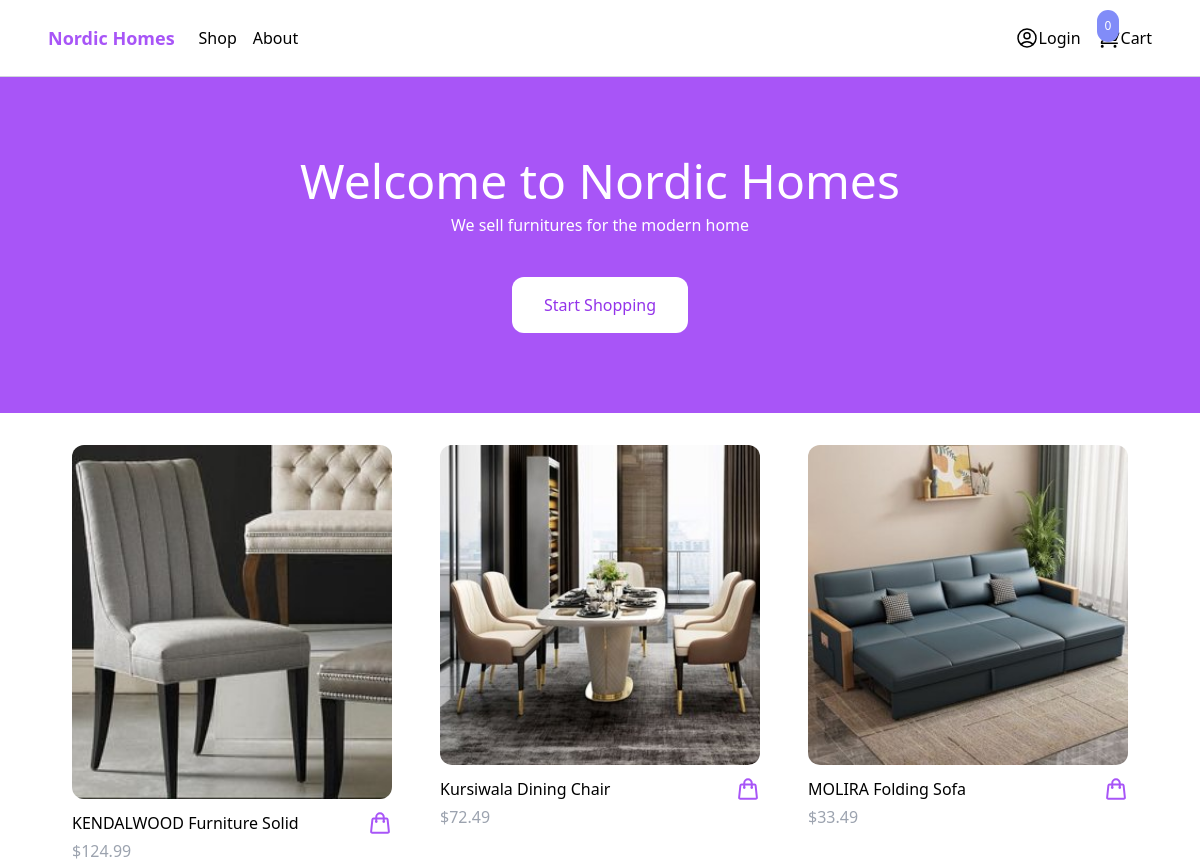
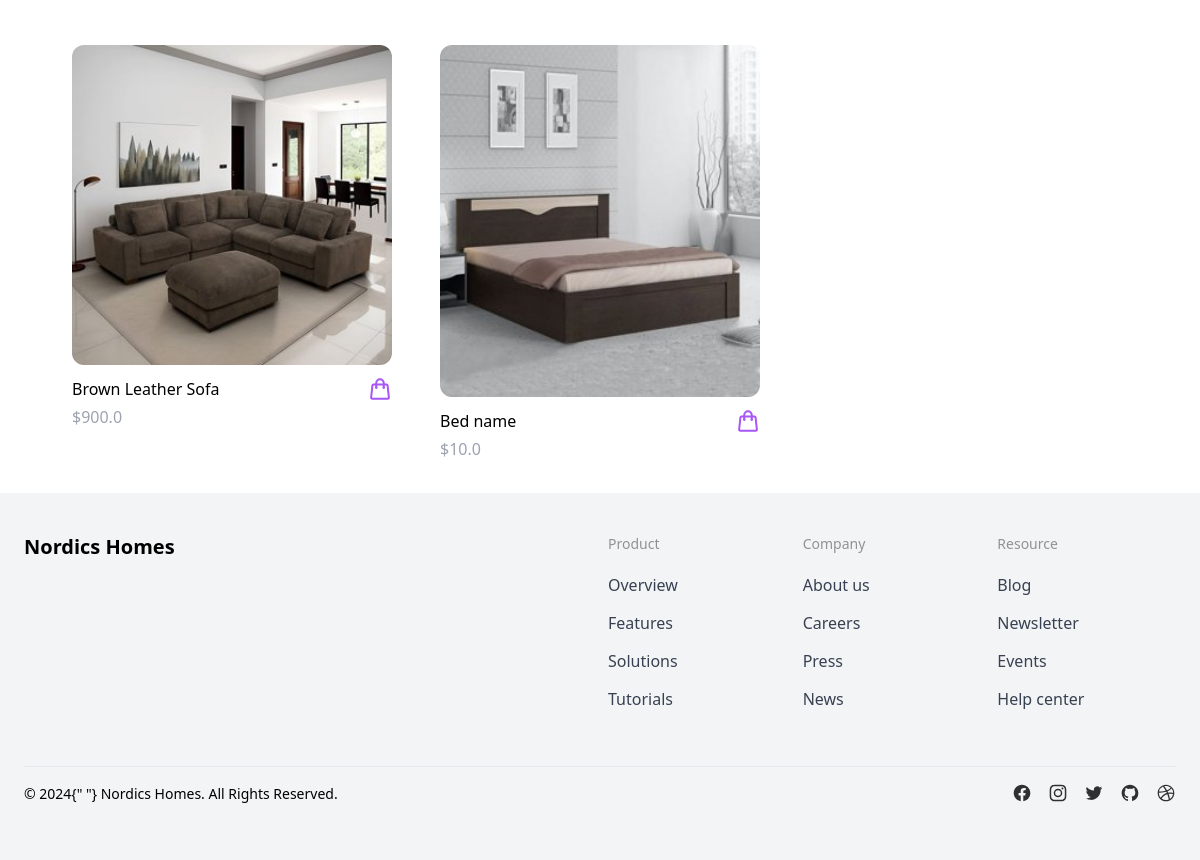
The app's page /, older data (2 pictures, top to bottom).
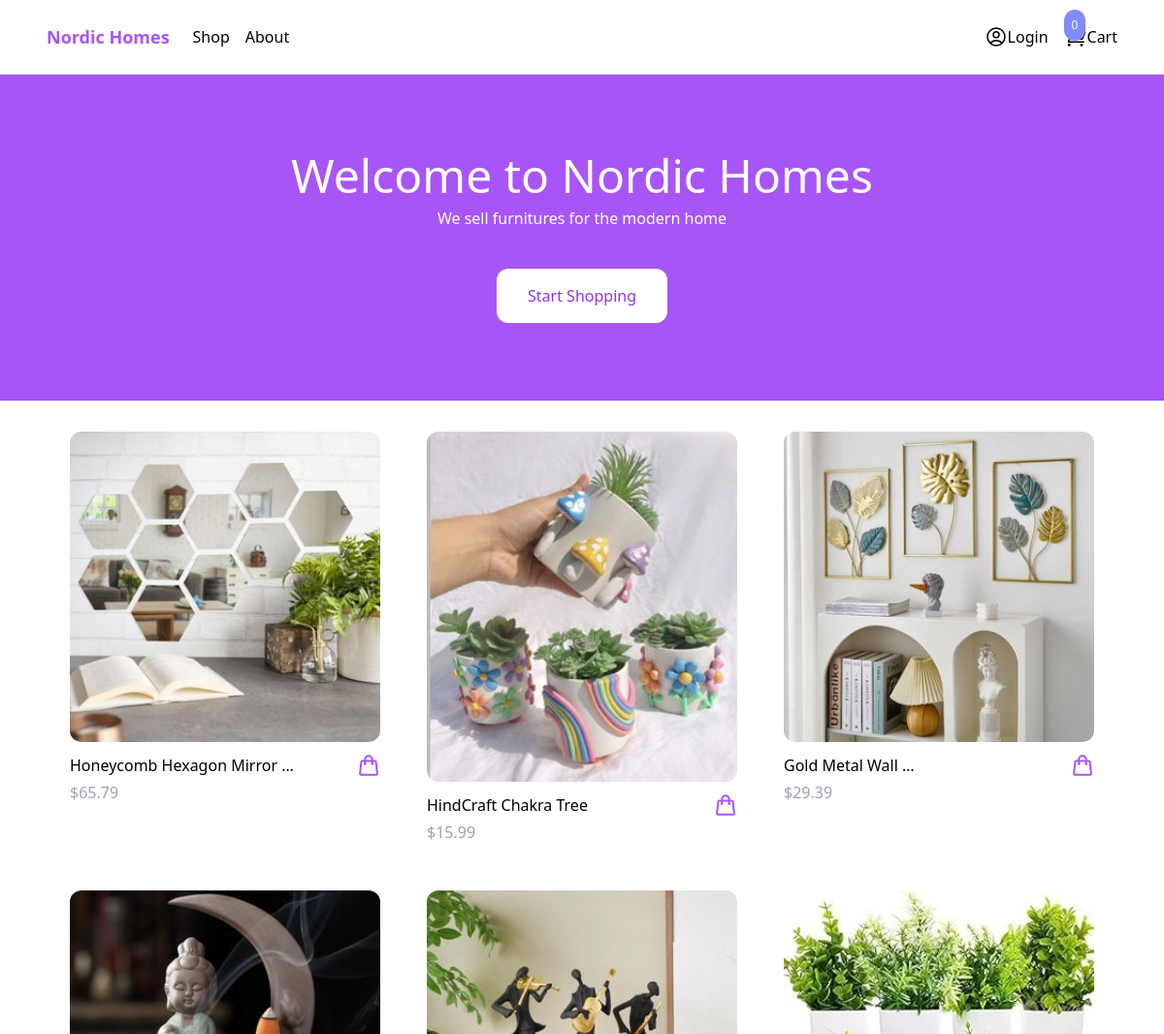
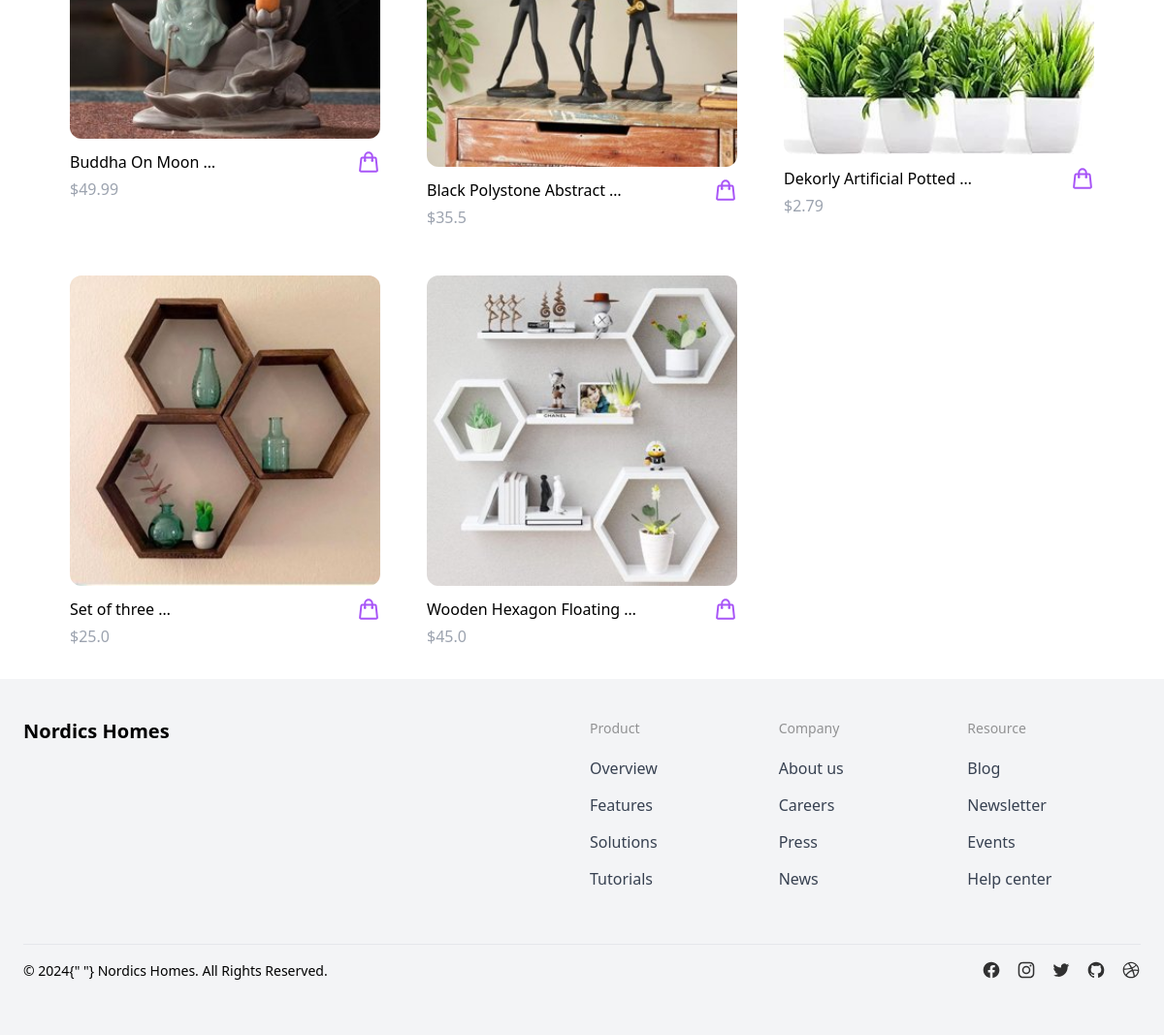
The same page, newer data (2 pictures, top to bottom).
### products/models.py (models this page shows, shortened)
class Product(models.Model):
    category = models.ForeignKey(Category, related_name='products', on_delete=models.CASCADE)
    name = models.CharField(max_length=255)
    slug = models.SlugField()
    description  = models.TextField(blank=True, null=True)
    price = models.IntegerField()
    created_at = models.DateTimeField(auto_now_add=True)
    image = models.ImageField(upload_to='uploads/', blank=True, null=True)
    thumbnail = models.ImageField(upload_to='uploads/', blank=True, null=True)
    class Meta:
        ordering = ('-created_at',)
    def get_display_price(self):
        return self.price / 100
    def get_thumbnail(self):
        if self.thumbnail:
            return self.thumbnail.url

### core/views.py (the view)
# urls.py: path('', frontpage, name='frontpage'),
def frontpage(request):
    products = Product.objects.all()[0:8]
    return render(request, 'core/frontpage.html', {'products': products})

### cart/cart.py (called while the page is built)
    def __len__(self):
        return sum(item['quantity'] for item in self.cart.values())

### cart/context_processors.py (called while the page is built)
def cart(request):
    return{'cart': Cart(request)}

### core/templates/core/frontpage.html (shortened to what this page needs)
{% extends 'core/base.html' %}
{% block content %}
<header class="px-6 py-10 lg:py-20 bg-purple-500">
    <div class="max-w-3xl mx-auto text-center">
        <p class="mb-2 text-3xl lg:text-5xl text-white">Welcome to Nordic Homes</p>
        <p class="mb-10 text-white">We sell furnitures for the modern home</p>
        <a href="{% url 'shop' %}" class="inline-block px-8 py-4 rounded-xl font-medium bg-white text-purple-600 hover:bg-gray-200">Start
            Shopping</a>
    </div>
</header>
<div class="max-w-6xl mx-auto py-2 px-6 xl:px-0">
    <div class="products flex items-centre flex-wrap ">
        {% for product in products %}
            {% include 'product/partials/product_list_item.html' %}
        {% endfor %}
    </div>
</div>
{% endblock content %}

### products/templates/product/partials/product_list_item.html (shortened to what this page needs)
<div class="w-full md:w-1/3 xl:w-1/4 p-6">
    <a href="{% url 'product' product.slug %}">
        <img src="{{ product.get_thumbnail }}"
            class="w-full rounded-xl hover:shadow-lg transition duration-300 ease-in-out hover:scale-110" alt="">
    </a>
    <div class="pt-3 flex items-center justify-between">
        <a href="{% url 'product' product.slug %}">{{ product.name|truncatewords:3 }}</a>
        <a
            href="#"
            hx-get="{% url 'add_to_cart' product.id %}"
            hx-target="#menu-cart-button"
            hx-swap="outerHTMl"
            class="text-purple-500 hover:text-purpal-500"
        >
        </a>
    </div>
    <p class="pt-1 text-gray-400">${{ product.get_display_price }}</p>
</div>

Row changes from the older to the newer data that the page shows:
removed Product: get_thumbnail (picture), name "KENDALWOOD Furniture Solid", get_display_price "124.99"
no longer on this page (row unchanged): Product: get_thumbnail (picture), name "Kursiwala Dining Chair", get_display_price "72.49"
no longer on this page (row unchanged): Product: get_thumbnail (picture), name "MOLIRA Folding Sofa", get_display_price "33.49"
no longer on this page (row unchanged): Product: get_thumbnail (picture), name "Brown Leather Sofa", get_display_price "900.0"
removed Product: get_thumbnail (picture), name "Bed name", get_display_price "10.0"
added Product: get_thumbnail (picture), name "Honeycomb Hexagon Mirror …", get_display_price "65.79"
added Product: get_thumbnail (picture), name "HindCraft Chakra Tree", get_display_price "15.99"
added Product: get_thumbnail (picture), name "Gold Metal Wall …", get_display_price "29.39"
added Product: get_thumbnail (picture), name "Buddha On Moon …", get_display_price "49.99"
added Product: get_thumbnail (picture), name "Black Polystone Abstract …", get_display_price "35.5"
added Product: get_thumbnail (picture), name "Dekorly Artificial Potted …", get_display_price "2.79"
added Product: get_thumbnail (picture), name "Set of three …", get_display_price "25.0"
added Product: get_thumbnail (picture), name "Wooden Hexagon Floating …", get_display_price "45.0"
